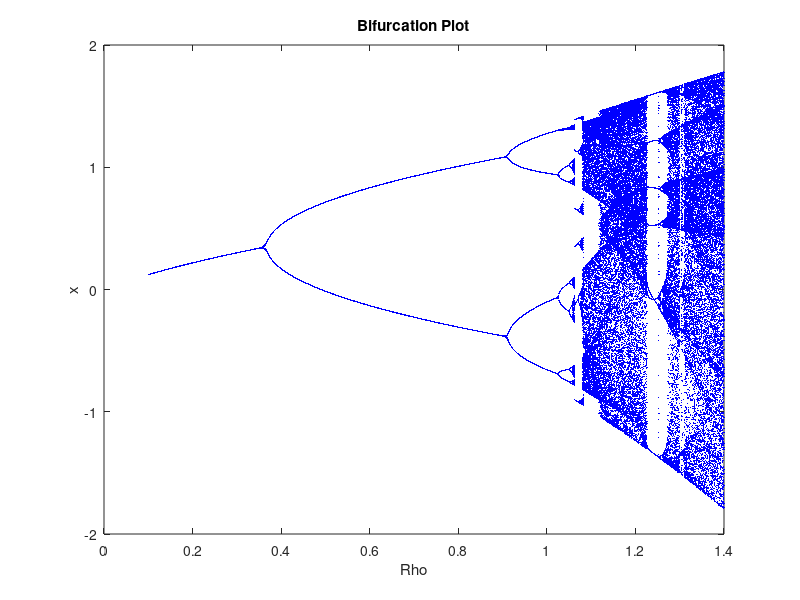

Recreate this plot in MATLAB.
function [x,y] = bifurcationplot()

Npre = 200; Nplot = 100;
x = zeros(Nplot,1);
y = zeros(Nplot,1);
rho_start = 0.1;
rho_end = 1.4;
rho_delta = 0.0005;
x_start = 0.3;
y_start = 0.5;
temp = 0;
gamma = 0.3;

for r = rho_start:rho_delta:rho_end
        x(1) = x_start;
        y(1) = y_start;
        for n = 1:Npre
            temp = x(1);
            x(1) = r-x(1)*x(1)+gamma*y(1);
            y(1) = temp;
        end
        for n = 1:Nplot-1
            temp= x(n);
            x(n+1) = r-x(n)*x(n)+gamma*y(n);
            y(n+1) = temp;
        end
        plot(r*ones(Nplot,1),x,'.b','markersize',1);
        hold on;
end

title('Bifurcation Plot')
xlabel('Rho')
ylabel('x')